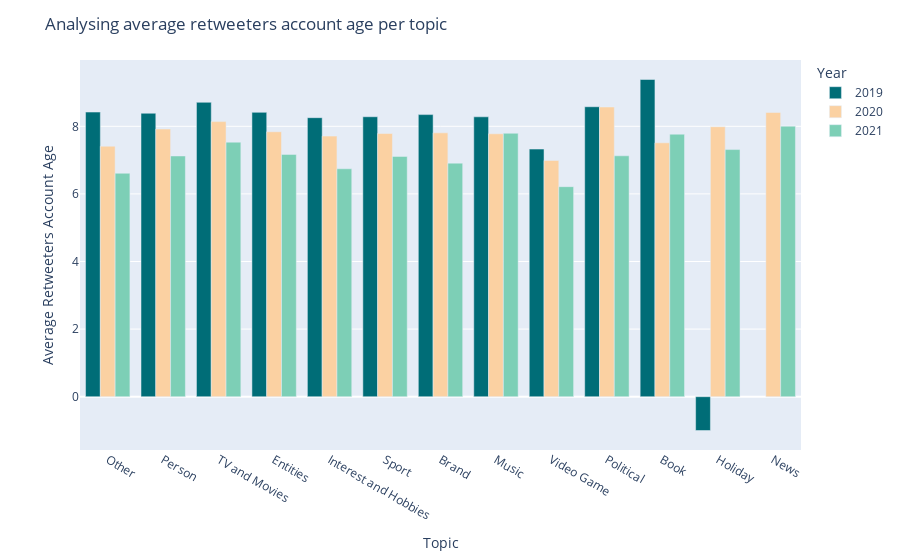

The notebook cell saved with this chart:
### Markdown cell above
### Analysing average retweeter's account age per topic

### Code cell
retweeters_info_chart(df_retweeters_chars, topics_categories, "Topic", "Average Retweeters Account Age", "Analysing average retweeters account age per topic", offline_charts)

### Figure 1 — Plotly figure (JSON) as saved in the notebook; plotly's stock layout.template omitted (floating-point values rounded to 4 significant figures)
{"data": [{"alignmentgroup": "True", "hovertemplate": "Year=2019<br>Topic=%{x}<br>Average Retweeters Account Age=%{y}<extra></extra>", "legendgroup": "2019", "marker": {"color": "#006D77", "pattern": {"shape": ""}}, "name": "2019", "offsetgroup": "2019", "orientation": "v", "showlegend": true, "textposition": "auto", "x": ["Other", "Person", "TV and Movies", "Entities", "Interest and Hobbies", "Sport", "Brand", "Music", "Video Game", "Political", "Book", "Holiday"], "xaxis": "x", "y": [8.421, 8.386, 8.71, 8.413, 8.255, 8.282, 8.346, 8.28, 7.326, 8.579, 9.385, -1.0], "yaxis": "y", "type": "bar"}, {"alignmentgroup": "True", "hovertemplate": "Year=2020<br>Topic=%{x}<br>Average Retweeters Account Age=%{y}<extra></extra>", "legendgroup": "2020", "marker": {"color": "#FBD1A2", "pattern": {"shape": ""}}, "name": "2020", "offsetgroup": "2020", "orientation": "v", "showlegend": true, "textposition": "auto", "x": ["Brand", "Holiday", "Person", "Interest and Hobbies", "Sport", "TV and Movies", "Other", "Video Game", "Entities", "Political", "Music", "Book", "News"], "xaxis": "x", "y": [7.806, 7.988, 7.919, 7.709, 7.786, 8.139, 7.412, 6.989, 7.838, 8.571, 7.778, 7.511, 8.409], "yaxis": "y", "type": "bar"}, {"alignmentgroup": "True", "hovertemplate": "Year=2021<br>Topic=%{x}<br>Average Retweeters Account Age=%{y}<extra></extra>", "legendgroup": "2021", "marker": {"color": "#7DCFB6", "pattern": {"shape": ""}}, "name": "2021", "offsetgroup": "2021", "orientation": "v", "showlegend": true, "textposition": "auto", "x": ["Holiday", "Brand", "Interest and Hobbies", "TV and Movies", "Person", "News", "Entities", "Music", "Other", "Video Game", "Sport", "Book", "Political"], "xaxis": "x", "y": [7.311, 6.91, 6.743, 7.53, 7.122, 8.004, 7.169, 7.794, 6.611, 6.214, 7.109, 7.767, 7.127], "yaxis": "y", "type": "bar"}], "layout": {"xaxis": {"anchor": "y", "domain": [0.0, 1.0], "title": {"text": "Topic"}, "categoryorder": "array", "categoryarray": ["Other", "Person", "TV and Movies", "Entities", "Interest and Hobbies", "Sport", "Brand", "Music", "Video Game", "Political", "Book", "Holiday", "News"]}, "yaxis": {"anchor": "x", "domain": [0.0, 1.0], "title": {"text": "Average Retweeters Account Age"}}, "legend": {"title": {"text": "Year"}, "tracegroupgap": 0}, "margin": {"t": 60}, "barmode": "group", "title": {"text": "Analysing average retweeters account age per topic"}}}
